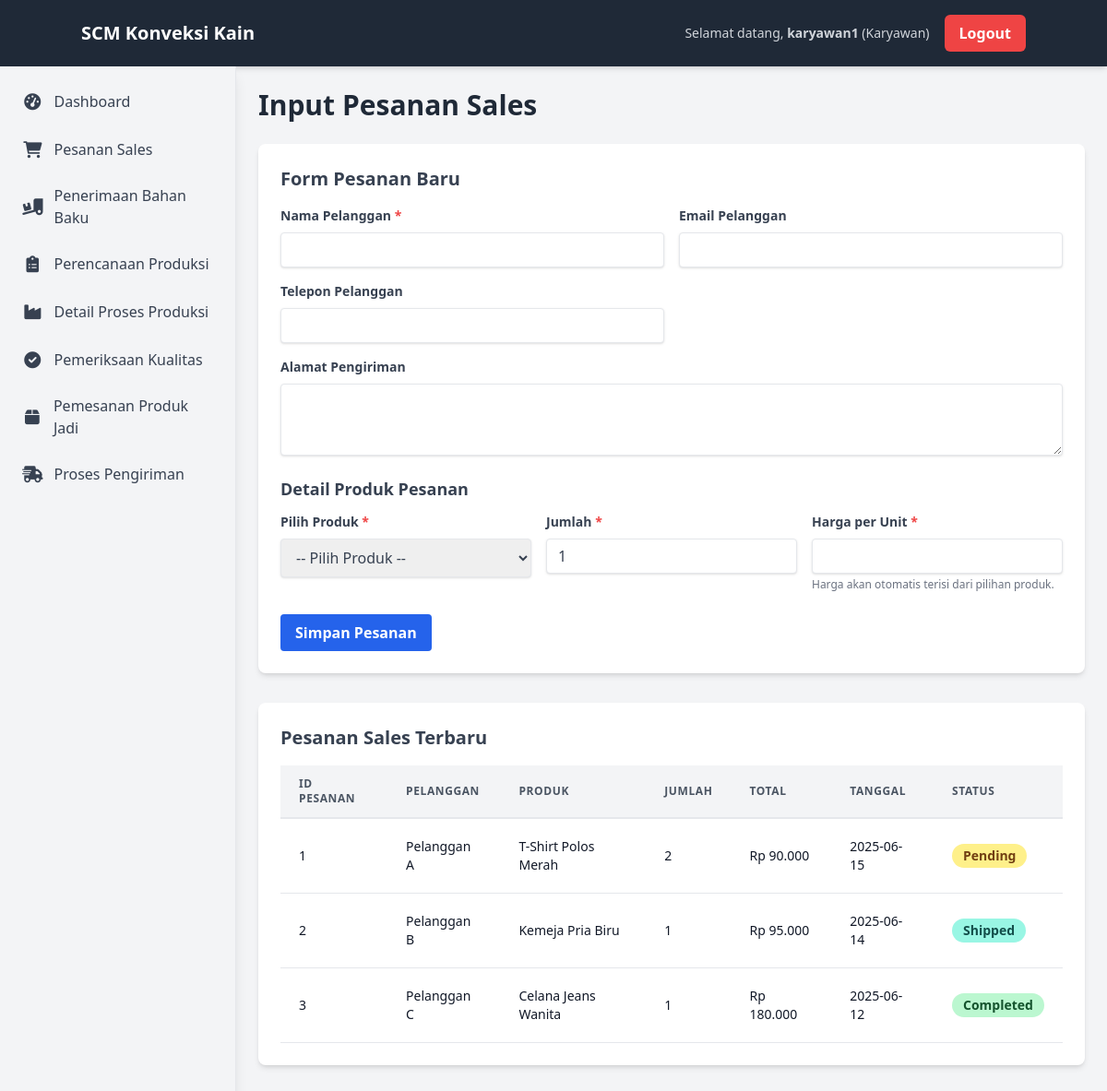
Page /pages/pesanan-sales.php (signed in) on the committed database.
### tables this page shows
CREATE TABLE `sales_order_items` (
  `order_item_id` int(11) NOT NULL,
  `order_id` int(11) NOT NULL,
  `product_id` int(11) DEFAULT NULL,
  `quantity` int(11) NOT NULL,
  `unit_price` decimal(10,2) NOT NULL,
  `subtotal` decimal(10,2) GENERATED ALWAYS AS (`quantity` * `unit_price`) STORED
);

CREATE TABLE `sales_orders` (
  `order_id` int(11) NOT NULL,
  `customer_name` varchar(255) NOT NULL,
  `customer_email` varchar(100) DEFAULT NULL,
  `customer_phone` varchar(20) DEFAULT NULL,
  `order_date` date NOT NULL,
  `delivery_address` text DEFAULT NULL,
  `total_amount` decimal(10,2) DEFAULT NULL,
  `status` enum('Pending','Confirmed','In Production','Ready for Shipping','Shipped','Completed','Cancelled') NOT NULL DEFAULT 'Pending',
  `created_at` timestamp NOT NULL DEFAULT current_timestamp(),
  `updated_at` timestamp NOT NULL DEFAULT current_timestamp() ON UPDATE current_timestamp()
);

CREATE TABLE `products` (
  `product_id` int(11) NOT NULL,
  `product_name` varchar(255) NOT NULL,
  `sku` varchar(100) DEFAULT NULL,
  `description` text DEFAULT NULL,
  `unit_of_measure` varchar(50) DEFAULT 'Pcs',
  `stock_qty` int(11) DEFAULT 0,
  `price` decimal(10,2) DEFAULT 0.00,
  `created_at` timestamp NOT NULL DEFAULT current_timestamp(),
  `updated_at` timestamp NOT NULL DEFAULT current_timestamp() ON UPDATE current_timestamp()
);

### pages/pesanan-sales.php (the view, shortened to what this page needs)
<?php
require_once '../config/database.php';
$latest_orders = [];
$sql_latest_orders = "SELECT so.*, soi.quantity, soi.unit_price, p.product_name
                      FROM sales_orders so
                      JOIN sales_order_items soi ON so.order_id = soi.order_id
                      JOIN products p ON soi.product_id = p.product_id
                      ORDER BY so.order_date DESC, so.order_id DESC
                      LIMIT 10";
$result_latest = $conn->query($sql_latest_orders);
if ($result_latest) {
    while ($row = $result_latest->fetch_assoc()) {
        $latest_orders[] = $row;
    }
} else {
}
?>
<!DOCTYPE html>
<html lang="en">
<head>
    <script src="https://cdn.tailwindcss.com"></script>
    <link rel="stylesheet" href="https://cdnjs.cloudflare.com/ajax/libs/font-awesome/6.0.0-beta3/css/all.min.css">
</head>
<body class="bg-gray-100">
    <?php include '../includes/header.php'; ?>
    <div class="flex">
        <?php include '../includes/sidebar.php'; ?>
        <div class="flex-1 p-6">
            <div class="container mx-auto">
                <h1 class="text-3xl font-bold text-gray-800 mb-6">Input Pesanan Sales</h1>
                <div class="bg-white p-6 rounded-lg shadow-md mb-8">
                    <h2 class="text-xl font-semibold text-gray-700 mb-4">Form Pesanan Baru</h2>
                    <form method="POST">
                        <div class="grid grid-cols-1 md:grid-cols-2 gap-4 mb-4">
                            <div>
                                <label for="customer_name" class="block text-gray-700 text-sm font-bold mb-2">Nama Pelanggan <span class="text-red-500">*</span></label>
                                <input type="text" class="shadow appearance-none border rounded w-full py-2 px-3 text-gray-700 leading-tight focus:outline-none focus:shadow-outline" id="customer_name" name="customer_name" required>
                            </div>
                            <div>
                                <label for="customer_email" class="block text-gray-700 text-sm font-bold mb-2">Email Pelanggan</label>
                                <input type="email" class="shadow appearance-none border rounded w-full py-2 px-3 text-gray-700 leading-tight focus:outline-none focus:shadow-outline" id="customer_email" name="customer_email">
                            </div>
                            <div>
                                <label for="customer_phone" class="block text-gray-700 text-sm font-bold mb-2">Telepon Pelanggan</label>
                                <input type="text" class="shadow appearance-none border rounded w-full py-2 px-3 text-gray-700 leading-tight focus:outline-none focus:shadow-outline" id="customer_phone" name="customer_phone">
                            </div>
                            <div class="md:col-span-2">
                                <label for="delivery_address" class="block text-gray-700 text-sm font-bold mb-2">Alamat Pengiriman</label>
                                <textarea class="shadow appearance-none border rounded w-full py-2 px-3 text-gray-700 leading-tight focus:outline-none focus:shadow-outline" id="delivery_address" name="delivery_address" rows="3"></textarea>
                            </div>
                        </div>
                        <h3 class="text-lg font-semibold text-gray-700 mb-3">Detail Produk Pesanan</h3>
                        <div class="grid grid-cols-1 md:grid-cols-3 gap-4 mb-6">
                            <div>
                                <label for="product_id" class="block text-gray-700 text-sm font-bold mb-2">Pilih Produk <span class="text-red-500">*</span></label>
                                <select class="shadow border rounded w-full py-2 px-3 text-gray-700 leading-tight focus:outline-none focus:shadow-outline" id="product_id" name="product_id" required>
                                    <option value="">-- Pilih Produk --</option>
                                </select>
                            </div>
                            <div>
                                <label for="quantity" class="block text-gray-700 text-sm font-bold mb-2">Jumlah <span class="text-red-500">*</span></label>
                                <input type="number" class="shadow appearance-none border rounded w-full py-2 px-3 text-gray-700 leading-tight focus:outline-none focus:shadow-outline" id="quantity" name="quantity" min="1" value="1" required>
                            </div>
                            <div>
                                <label for="unit_price" class="block text-gray-700 text-sm font-bold mb-2">Harga per Unit <span class="text-red-500">*</span></label>
                                <input type="number" class="shadow appearance-none border rounded w-full py-2 px-3 text-gray-700 leading-tight focus:outline-none focus:shadow-outline" id="unit_price" name="unit_price" step="0.01" min="0.01" required readonly>
                                <p class="text-xs text-gray-500 mt-1">Harga akan otomatis terisi dari pilihan produk.</p>
                            </div>
                        </div>
                        <button type="submit" class="bg-blue-600 hover:bg-blue-700 text-white font-bold py-2 px-4 rounded focus:outline-none focus:shadow-outline">
                            Simpan Pesanan
                        </button>
                    </form>
                </div>
                <div class="bg-white p-6 rounded-lg shadow-md">
                    <h2 class="text-xl font-semibold text-gray-700 mb-4">Pesanan Sales Terbaru</h2>
                    <div class="overflow-x-auto">
                        <table class="min-w-full leading-normal">
                            <thead>
                                <tr>
                                    <th class="px-5 py-3 border-b-2 border-gray-200 bg-gray-100 text-left text-xs font-semibold text-gray-600 uppercase tracking-wider">ID Pesanan</th>
                                    <th class="px-5 py-3 border-b-2 border-gray-200 bg-gray-100 text-left text-xs font-semibold text-gray-600 uppercase tracking-wider">Pelanggan</th>
                                    <th class="px-5 py-3 border-b-2 border-gray-200 bg-gray-100 text-left text-xs font-semibold text-gray-600 uppercase tracking-wider">Produk</th>
                                    <th class="px-5 py-3 border-b-2 border-gray-200 bg-gray-100 text-left text-xs font-semibold text-gray-600 uppercase tracking-wider">Jumlah</th>
                                    <th class="px-5 py-3 border-b-2 border-gray-200 bg-gray-100 text-left text-xs font-semibold text-gray-600 uppercase tracking-wider">Total</th>
                                    <th class="px-5 py-3 border-b-2 border-gray-200 bg-gray-100 text-left text-xs font-semibold text-gray-600 uppercase tracking-wider">Tanggal</th>
                                    <th class="px-5 py-3 border-b-2 border-gray-200 bg-gray-100 text-left text-xs font-semibold text-gray-600 uppercase tracking-wider">Status</th>
                                </tr>
                            </thead>
                            <tbody>
                                <?php if (!empty($latest_orders)): ?>
                                    <?php foreach ($latest_orders as $order): ?>
                                        <tr>
                                            <td class="px-5 py-5 border-b border-gray-200 bg-white text-sm"><p class="text-gray-900 whitespace-no-wrap"><?php echo htmlspecialchars($order['order_id']); ?></p></td>
                                            <td class="px-5 py-5 border-b border-gray-200 bg-white text-sm"><p class="text-gray-900 whitespace-no-wrap"><?php echo htmlspecialchars($order['customer_name']); ?></p></td>
                                            <td class="px-5 py-5 border-b border-gray-200 bg-white text-sm"><p class="text-gray-900 whitespace-no-wrap"><?php echo htmlspecialchars($order['product_name']); ?></p></td>
                                            <td class="px-5 py-5 border-b border-gray-200 bg-white text-sm"><p class="text-gray-900 whitespace-no-wrap"><?php echo htmlspecialchars($order['quantity']); ?></p></td>
                                            <td class="px-5 py-5 border-b border-gray-200 bg-white text-sm"><p class="text-gray-900 whitespace-no-wrap">Rp <?php echo number_format($order['total_amount'], 0, ',', '.'); ?></p></td>
                                            <td class="px-5 py-5 border-b border-gray-200 bg-white text-sm"><p class="text-gray-900 whitespace-no-wrap"><?php echo htmlspecialchars($order['order_date']); ?></p></td>
                                            <td class="px-5 py-5 border-b border-gray-200 bg-white text-sm">
                                                <span class="relative inline-block px-3 py-1 font-semibold leading-tight <?php
                                                    switch ($order['status']) {
                                                        case 'Pending': echo 'text-yellow-900 bg-yellow-200'; break;
                                                        case 'Shipped': echo 'text-teal-900 bg-teal-200'; break;
                                                        case 'Completed': echo 'text-green-900 bg-green-200'; break;
                                                    }
                                                ?> rounded-full">
                                                    <?php echo htmlspecialchars($order['status']); ?>
                                                </span>
                                            </td>
                                        </tr>
                                    <?php endforeach; ?>
                                <?php else: ?>
                                    <tr><td colspan="7" class="px-5 py-5 border-b border-gray-200 bg-white text-sm text-center">Belum ada data pesanan.</td></tr>
                                <?php endif; ?>
                            </tbody>
                        </table>
                    </div>
                </div>
            </div>
        </div>
    </div>
</body>
</html>

### pages/pesanan-sales.php (style rules this page uses)
body { font-family: 'Segoe UI', Tahoma, Geneva, Verdana, sans-serif; }

### rows in the picture
sales_order_items: order.order_id "1", order.customer_name "Pelanggan A", product.product_name "T-Shirt Polos Merah", quantity "2", order.total_amount "90.000", order.order_date "2025-06-15", order.status "Pending"
sales_order_items: order.order_id "2", order.customer_name "Pelanggan B", product.product_name "Kemeja Pria Biru", quantity "1", order.total_amount "95.000", order.order_date "2025-06-14", order.status "Shipped"
sales_order_items: order.order_id "3", order.customer_name "Pelanggan C", product.product_name "Celana Jeans Wanita", quantity "1", order.total_amount "180.000", order.order_date "2025-06-12", order.status "Completed"

### other values in the picture
$_SESSION['username'] "karyawan1"
$current_role "Karyawan"
